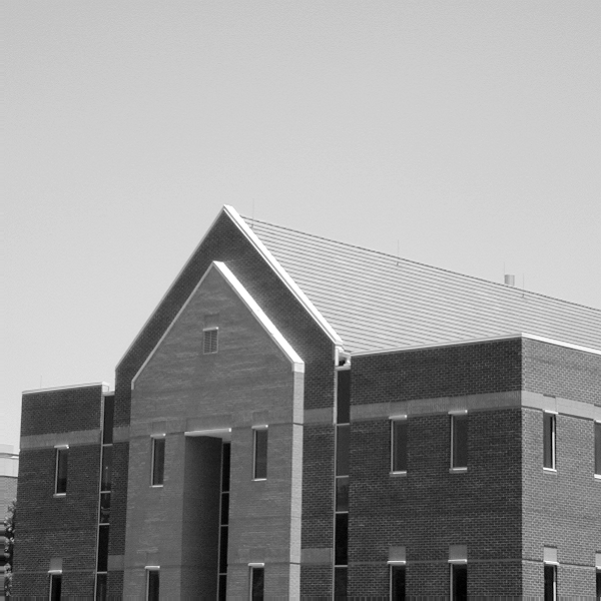
#> input picture Segmentação/building.tif, 601 x 601 px
$ jupyter execute 'segmentação-1.ipynb'
#> lines starting #> are read from the running program, lines starting #| are printed output that depends on the picture; after the words box and inside, x2 and y2 are one past the last pixel; in counts of white or black regions, pixels touching at a corner belong together
[cell 1]
#imports
import numpy as np
import matplotlib.pyplot as plt
import cv2 as cv
import math

[cell 2]
#Import to ignore warnings
import warnings
warnings.filterwarnings("ignore")

[cell 3]
#plot
def plotImages(images):
    _, ax = plt.subplots(1, len(images), figsize=(5 * len(images), 5))
    for i in range(len(images)):
            ax[i].axis('off')
            ax[i].imshow(images[i])
    plt.show()

# Resultado 1

[cell 4]
img = cv.imread("building.tif")
#> img is the input picture: shape (601, 601, 3); min 0, max 255, mean 152.8

[cell 5]
sobel_x = np.array([[-1,0,1],[-2,0,2],[-1,0,1]])
sobel_y = np.array([[-1,-2,-1],[0,0,0],[1,2,1]])

[cell 6]
Gx =  cv.filter2D(img, cv.CV_16S, sobel_x)
Gy =  cv.filter2D(img, cv.CV_16S, sobel_y)
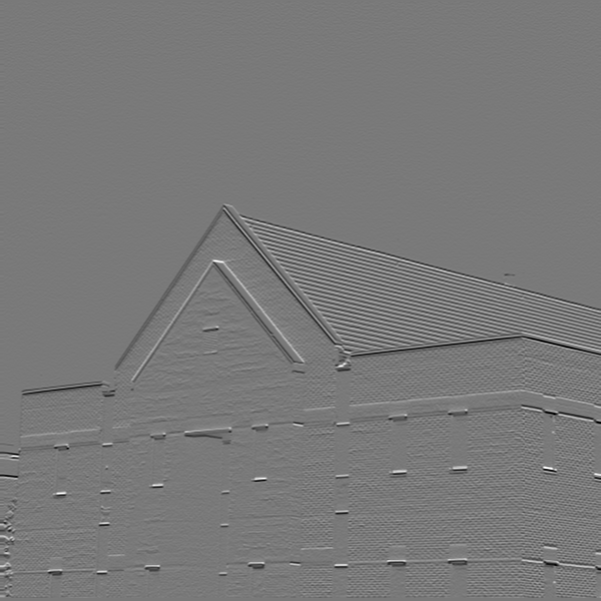
#> Gy: shape (601, 601, 3) int16; min -621, max 680, mean -1.7; drawn with min black and max white
result_1 = np.abs(Gx) + np.abs(Gy)
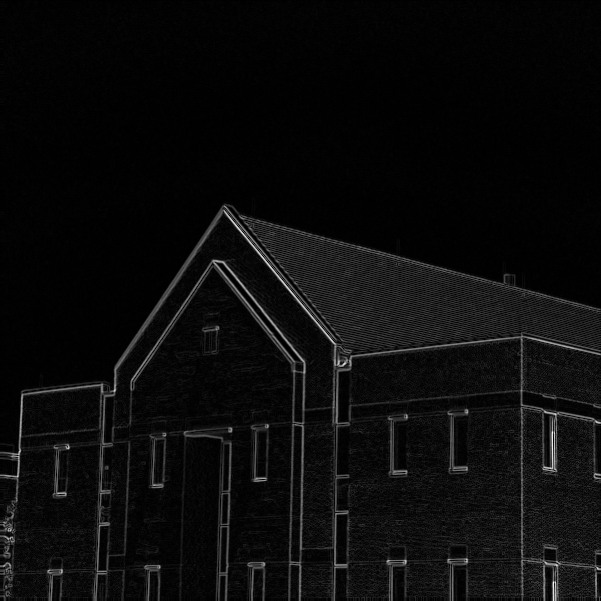
#> result_1: shape (601, 601, 3) int16; min 0, max 976, mean 45.5; drawn with min black and max white
resultado_1 = [img, np.abs(Gx), np.abs(Gy), result_1]

[cell 7]
plotImages(resultado_1)
#> the loop in plotImages, `for i in range(len(images)):` made 4 passes

## Resultado 2

[cell 8]
alpha = np.arctan2(Gy,Gx)
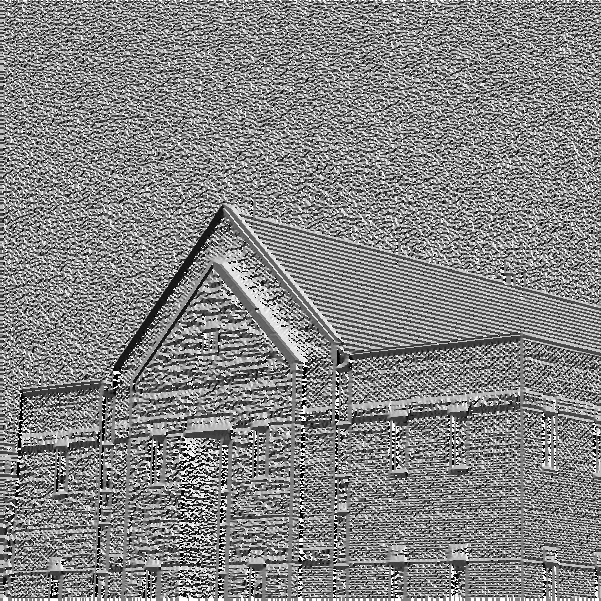
#> alpha: shape (601, 601, 3) float32; min -3.14, max 3.14, mean 0.135; drawn with min black and max white
resultado_2 = [img, alpha]
plotImages(resultado_2)
#> the loop in plotImages (call 2), `for i in range(len(images)):` made 2 passes

## Resultado 3

[cell 9]
s_kernel = np.ones((5,5),np.float32)/25
s_img = cv.filter2D(img,cv.CV_16S, s_kernel)

[cell 10]
sGx =  cv.filter2D(s_img, cv.CV_16S, sobel_x)
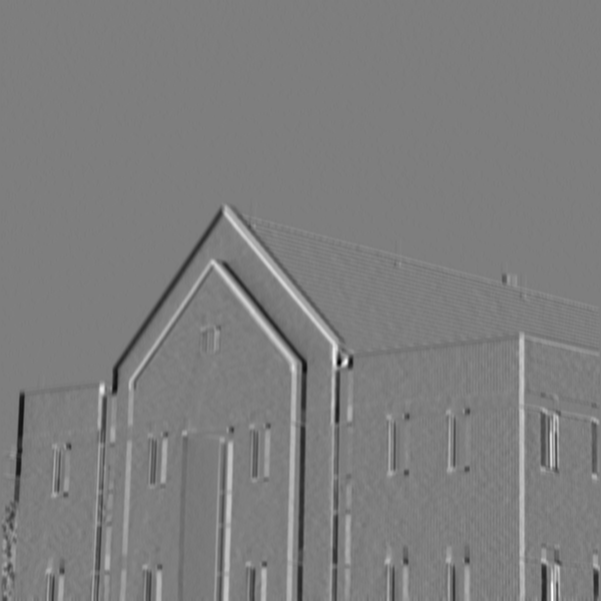
#> sGx: shape (601, 601, 3) int16; min -278, max 284, mean -0.2; drawn with min black and max white
sGy =  cv.filter2D(s_img, cv.CV_16S, sobel_y)
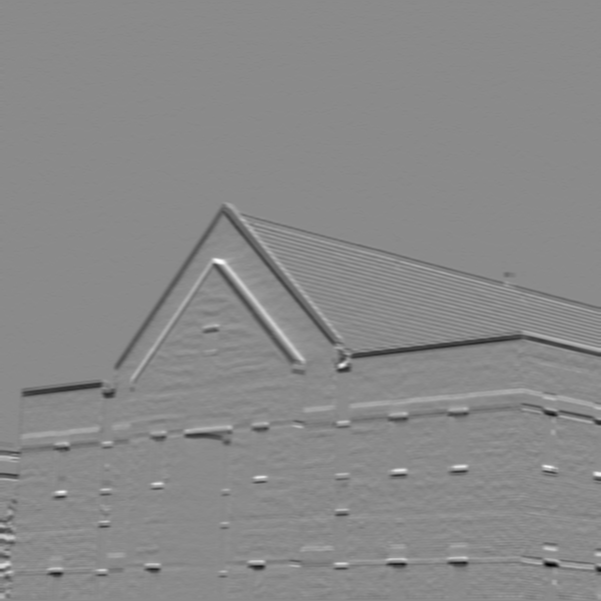
#> sGy: shape (601, 601, 3) int16; min -316, max 267, mean -1.7; drawn with min black and max white
result_3 = np.abs(sGx) + np.abs(sGy)
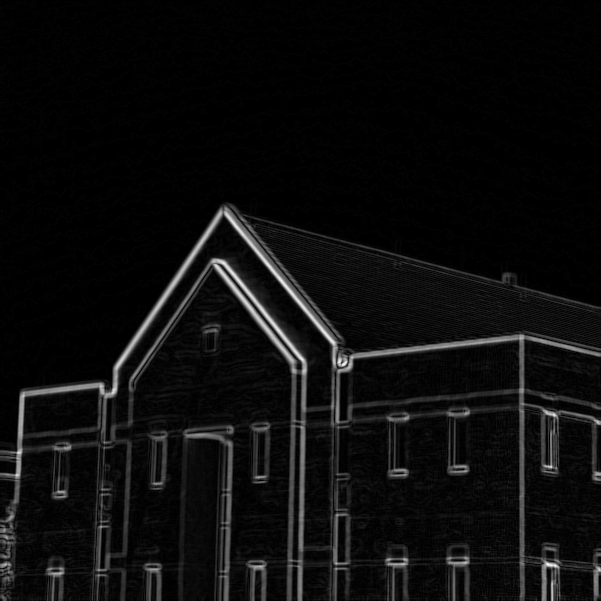
#> result_3: shape (601, 601, 3) int16; min 0, max 374, mean 19.2; drawn with min black and max white
resultado_3 = [s_img, np.abs(sGx), np.abs(sGy), result_3]

[cell 11]
plotImages(resultado_3)
#> the loop in plotImages (call 3), `for i in range(len(images)):` made 4 passes
#> in plotImages (call 3), `plt.show()`:
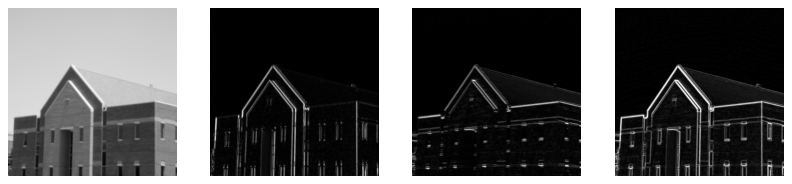
#> figure drawn by matplotlib, 4 panels

## Resultado 4

[cell 12]
sobel_xd = np.array([[-2,-1,0],[-1,0,1],[0,1,2]])
sobel_yd = np.array([[0,1,2],[-1,0,1],[-2,-1,0]])

[cell 13]
Gxd =  cv.filter2D(img, cv.CV_16S, sobel_xd)
Gyd =  cv.filter2D(img, cv.CV_16S, sobel_yd)
resultado_4 = [np.abs(Gxd), np.abs(Gyd)]

[cell 14]
plotImages(resultado_4)
#> the loop in plotImages (call 4), `for i in range(len(images)):` made 2 passes
#> in plotImages (call 4), `plt.show()`:
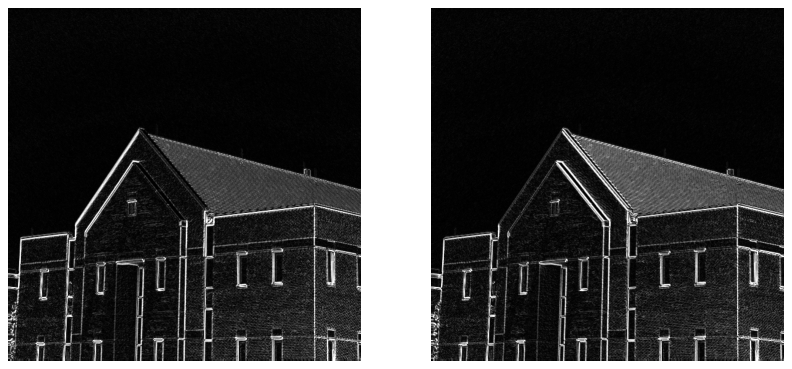
#> figure drawn by matplotlib, 2 panels

## Resultado 5

[cell 15]
_,t_n = cv.threshold(result_1, 0.33*result_1.max(),255, cv.THRESH_BINARY)
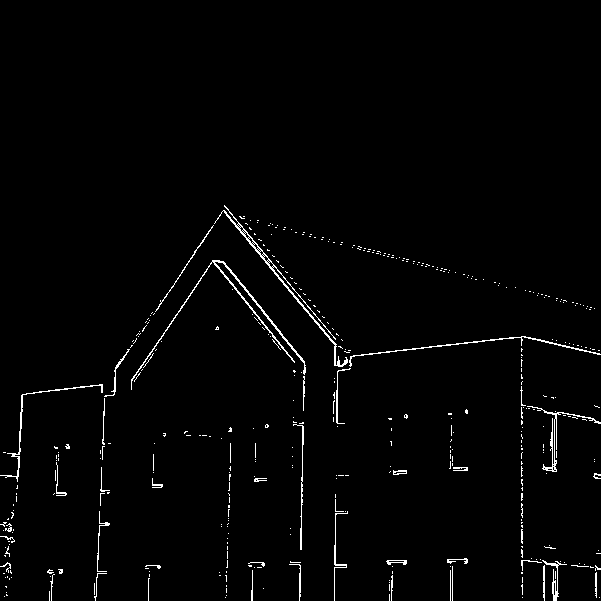
#> t_n: shape (601, 601, 3) int16; 1.7% white in thin lines or dots, all inside (x1, y1, x2, y2) = (0, 205, 601, 601)
_,t_s = cv.threshold(result_3, 0.33*result_3.max(),255, cv.THRESH_BINARY)
#> t_s: shape (601, 601, 3) int16; 3.8% white; 167 white regions (111 under 20 px), largest, box (x1, y1, x2, y2) and area: (0, 206, 339, 479) 3811, (129, 258, 307, 414) 2232, (335, 334, 601, 526) 2201
result_5 = [t_n, t_s]

[cell 16]
plotImages(result_5)
#> the loop in plotImages (call 5), `for i in range(len(images)):` made 2 passes
#> in plotImages (call 5), `plt.show()`:
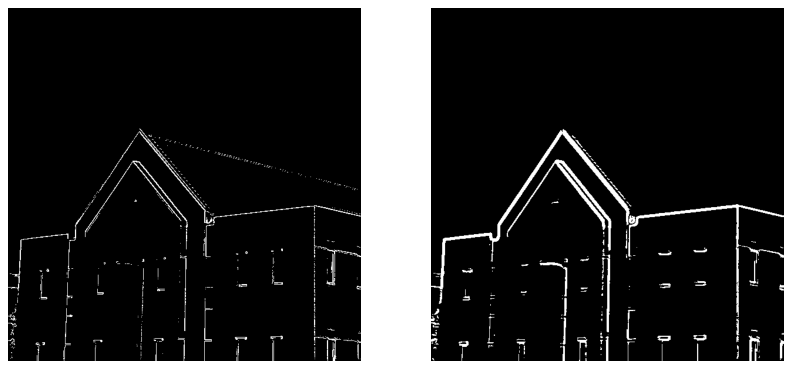
#> figure drawn by matplotlib, 2 panels

$ run again, with Segmentação/chips.png saved as Segmentação/building.tif
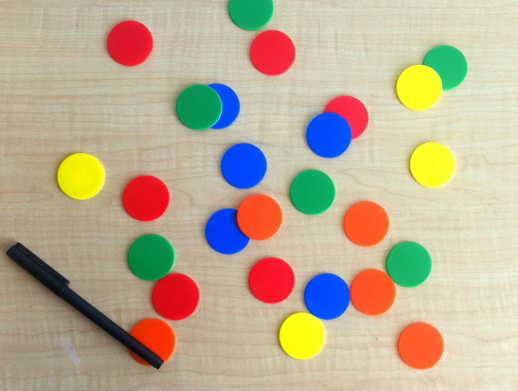
#> input picture Segmentação/chips.png, 518 x 391 px
#> img is the input picture: shape (391, 518, 3); mean B, G, R 148.1, 173.3, 188.3
#> the loop in plotImages, `for i in range(len(images)):` made 4 passes
#> the loop in plotImages (call 2), `for i in range(len(images)):` made 2 passes
#> `_,t_s = cv.threshold(result_3, 0.33*result_3.max(),255, cv.THRESH_BINA..`:
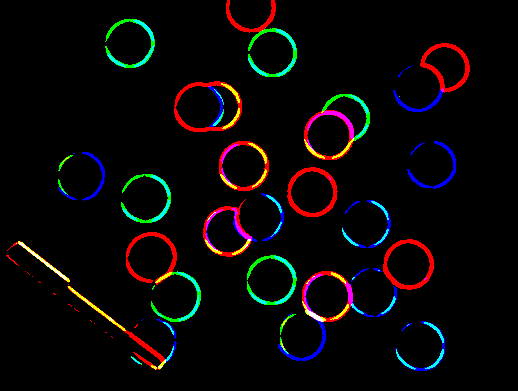
#> t_s: shape (391, 518, 3) int16; mean B, G, R 6.5, 6.5, 9.3
#> the loop in plotImages (call 5), `for i in range(len(images)):` made 2 passes
#> in plotImages (call 5), `plt.show()`:
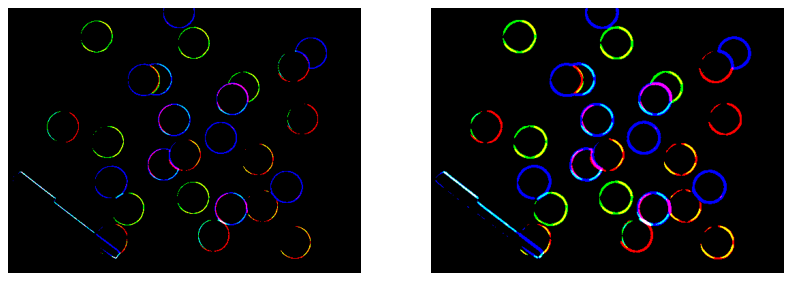
#> figure drawn by matplotlib, 2 panels; B, G, R data is drawn as R, G, B
